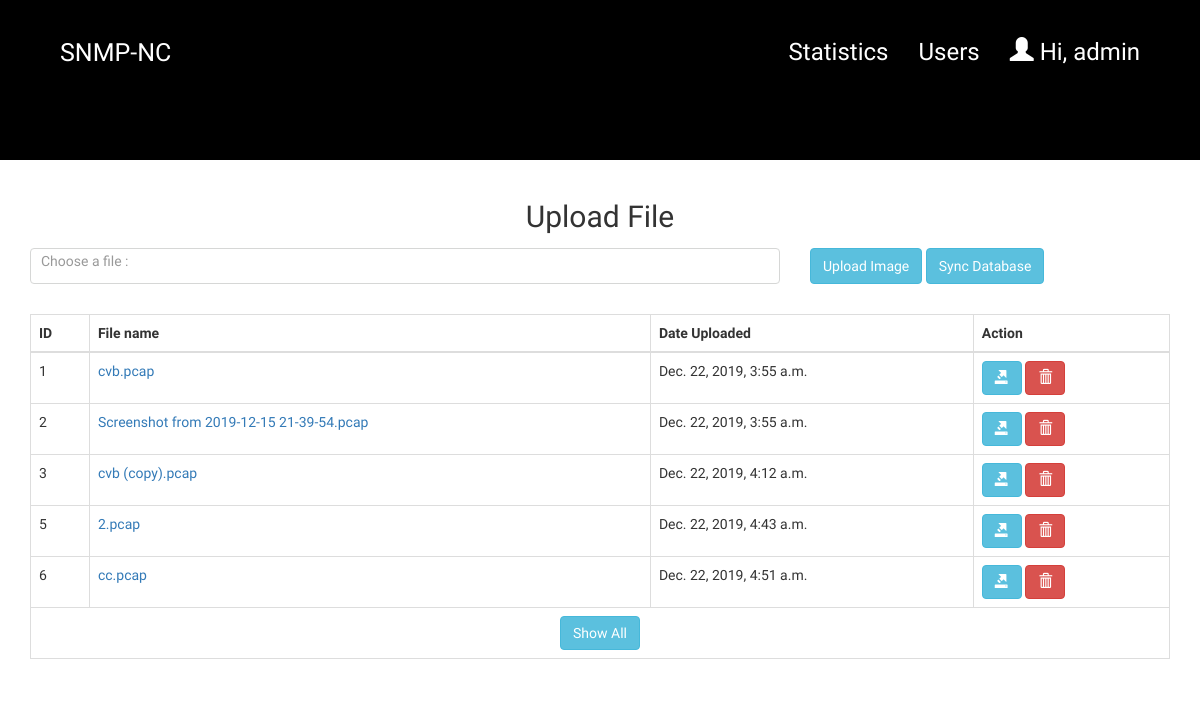
/home/upload/ (signed in), run on an earlier commit of the app's database.
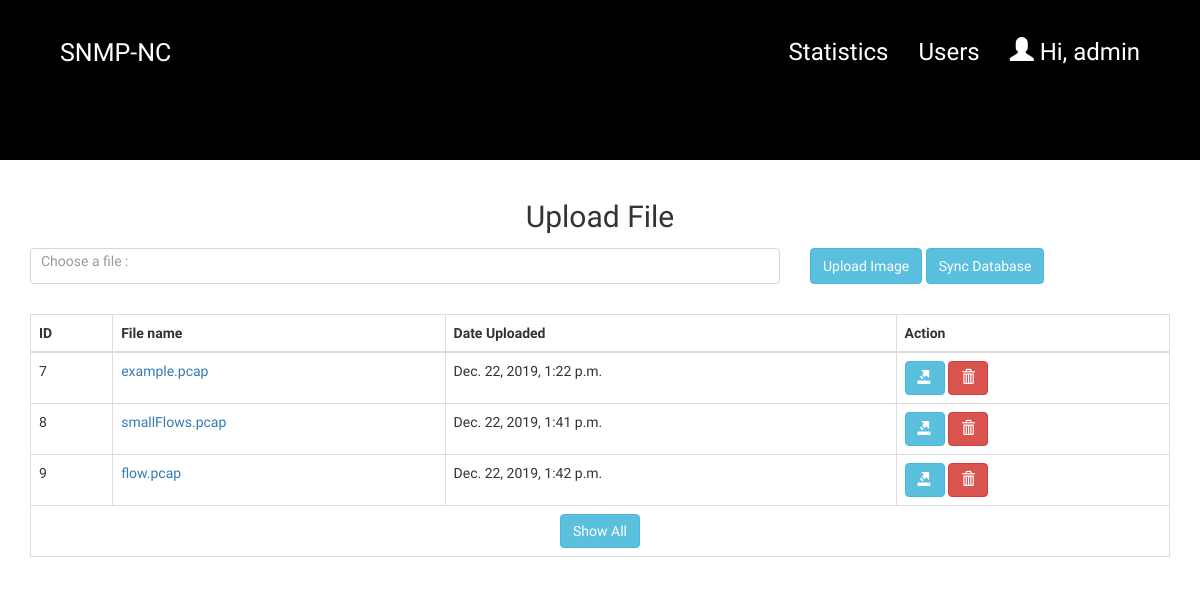
And on a later commit of the database.
### home/models.py (models this page shows)
class PCAP(models.Model):
    file_name = models.CharField(max_length=200)
    pub_date = models.DateTimeField('date published')
    json_data = models.CharField(max_length=40000, default='')

### home/views.py (the view, shortened to what this page needs)
# urls.py: path('upload/', views.pcap, name='pcap'),
@csrf_exempt
def pcap(req):
  ctx = {}
  ctx['user_data'] = auth_ctx(req)
  if ctx['user_data']:
    syncdb()
  else:
    return redirect('user_login')
  ctx['list_files'] = PCAP.objects.all()
  return render(req, 'home/upload-base.html', ctx)

### home/views.py (called while the page is built)
def auth_ctx(req):
  if req.user.is_authenticated:
    return {
      'username': req.user.username,
      'email': req.user.email,
      'is_superuser': req.user.is_superuser,
    }
  return None

def syncdb():
  for r, d, f in os.walk(UPLOAD_DIR):
    break
  for pfile in f:
    if pfile.endswith('.pcap'):
      try:
        pc = PCAP.objects.get(file_name=pfile)
      except (KeyError, PCAP.DoesNotExist):
        pc=None
      pjs = toJSON(file_name=UPLOAD_DIR + '/' + pfile, limit=-1)
      if not pc:
        pc = PCAP(file_name=pfile, pub_date=timezone.now(), json_data=pjs)
      else:
        pc.json_data=pjs
      pc.save()
      try:
        copyfile(UPLOAD_DIR + '/' + pfile, UPLOAD_TMP_DIR + '/' + pfile)
        os.remove(UPLOAD_DIR + '/' + pfile)
      except:
        return 0
  return 1

### home/templates/home/upload-base.html (shortened to what this page needs)
{% extends 'home/base.html' %}
{% load add_attr %}
{% block home %}
    <section class="minhome" style="background-color: #000;"></section>
{% endblock %}
{% block container %}
<form action="{% url 'pcap' %}" method="post" enctype="multipart/form-data" class="container">
    <h2 class="form-group text-center">Upload File</h2>
    <div class="row form-group">
        <div class="col-xs-12 col-md-8">
            <span class="control-fileupload form-group">
              <label for="fileInput">Choose a file :</label>
            </span>
        </div>
        <div class="col-xs-12 col-md-4" style="height: 36px;">
            <input type="submit" class="btn btn-info" value="Upload Image" name="submit" style="height: 100%;">
            <input type="submit" class="btn btn-info" value="Sync Database" name="syncdb" style="height: 100%;">
        </div>
    </div>
    <div class="row">
        <div class="col-xs-12">
           <table class="table table-bordered table-responsive">
        <thead>
        <tr>
            <th>ID</th>
            <th>File name</th>
            <th>Date Uploaded</th>
            <th>Action</th>
        </tr>
        </thead>
        <tbody>
        {% for lf in list_files %}
        <tr>
            <td>{{ lf.id }}</td>
            <td><a href="{% url 'pcap-info' lf.id %}">{{ lf.file_name }}</a></td>
            <td>{{ lf.pub_date }}</td>
            <td>
            <a class="btn btn-info" href="{% url 'pcap-data' lf.id %}">
                <i class="glyphicon glyphicon-export"></i>
            </a>
            {% if  user_data.is_superuser %}
                <button class="btn btn-danger" name="delete_file" value="{{ lf.id }}">
                    <i class="glyphicon glyphicon-trash"></i>
                </button>
            {% endif %}
            </td>
        </tr>
        {% empty %}
            <td colspan="4" class="text-center"><span>Empty!!!</span></td>
        {% endfor %}
        {% if list_files %}
        <tr>
            <td colspan="4" class="text-center">
                <a class="btn btn-info" href="{% url 'pcap-all' %}">
                    Show All
                </a>
            </td>
        </tr>
        {% endif %}
        </tbody>
    </table>
        </div>
    </div>
</form>
{% endblock %}

### home/templates/home/base.html (shortened to what this page needs)
{% load static %}
{% load add_attr %}
<!DOCTYPE html>
<html lang="vi">
<head>
    <link rel="stylesheet" href="https://maxcdn.bootstrapcdn.com/bootstrap/3.3.7/css/bootstrap.min.css"
>
</head>
<body>
{% block navbar %}
<nav class="nav" style="z-index: 3;">
    <div class="container">
            <div class="logo">
                <a href="/">SNMP-NC</a>
            </div>
            <div id="mainListDiv" class="main_list">
                <ul class="navlinks">
                    {% if user_data %}
                    <li><a href="{% url 'pcap' %}">Statistics</a></li>
                    <li><a href="{% url 'users' %}">Users</a></li>
                    <li>
                        <div class="dropdown" id="dropdown-user">
                          <a class="dropdown-toggle" data-toggle="dropdown">
                              <span class="glyphicon glyphicon-user"></span> Hi, {{ user_data.username | default_if_none:'Noa' }}
                          </a>
                        </div>
                    </li>
                    {% else %}
                        <li><a href="{% url 'user_login' %}"><span class="glyphicon glyphicon-log-in"></span> Login</a></li>
                        <li><a href="{% url 'user_register' %}"><span class="glyphicon glyphicon-user"></span> Sign Up</a></li>
                    {% endif %}
                </ul>
            </div>
        </div>
</nav>
{% block home %}{% endblock %}
<link rel="stylesheet" href="{% static "home/css/beauty-menu.css" %}">
{% endblock %}
{% block container %}
{% endblock %}
</body>
</html>

### home/static/home/css/beauty-menu.css (style rules this page uses)
html, body { margin: 0; padding: 0; box-sizing: border-box; font-family: "Quicksand", sans-serif; }
.nav { width: 100%; height: 65px; position: fixed; line-height: 65px; text-align: center; }
.nav div.logo { float: left; width: auto; height: auto; padding-left: 3rem; }
.nav div.logo a { text-decoration: none; color: #fff; font-size: 2.5rem; }
.nav div.main_list { height: 65px; float: right; }
.nav div.main_list>ul { width: 100%; height: 65px; display: flex; list-style: none; margin: 0; padding: 0; }
.nav div.main_list>ul>li { width: auto; height: 65px; padding: 0; padding-right: 3rem; }
.nav div.main_list>ul>li a { text-decoration: none; color: #fff; line-height: 65px; font-size: 2.4rem; }
#dropdown-user a, #dropdown-user a:focus, #dropdown-user a:hover { background-color: transparent; cursor: pointer; }
.minhome { width: 100%; height: 20vh!important; background-position: center top; background-size:cover; margin-bottom: 20px; }
.nav { padding-top: 20px; padding-bottom: 20px; -webkit-transition: all 0.4s ease; transition: all 0.4s ease; }

### home/templates/home/upload-base.html (style rules this page uses)
.control-fileupload { display: block; border: 1px solid #d6d7d6; background: #FFF; border-radius: 4px; width: 100%; height: 36px; line-height: 36px; padding: 0px 10px 2px 10px; overflow: hidden; position: relative; }
label { line-height: 24px; color: #999999; font-size: 14px; font-weight: normal; overflow: hidden; white-space: nowrap; text-overflow: ellipsis; position: relative; z-index: 1; margin-right: 90px; margin-bottom: 0px; cursor: text; }

What changed in the data, as far as the page shows it:
removed PCAP: id "1", file_name "cvb.pcap", pub_date "Dec. 22, 2019, 3:55 a.m."
removed PCAP: id "2", file_name "Screenshot from 2019-12-15 21-39-54.pcap", pub_date "Dec. 22, 2019, 3:55 a.m."
removed PCAP: id "3", file_name "cvb (copy).pcap", pub_date "Dec. 22, 2019, 4:12 a.m."
removed PCAP: id "5", file_name "2.pcap", pub_date "Dec. 22, 2019, 4:43 a.m."
removed PCAP: id "6", file_name "cc.pcap", pub_date "Dec. 22, 2019, 4:51 a.m."
added PCAP: id "7", file_name "example.pcap", pub_date "Dec. 22, 2019, 1:22 p.m."
added PCAP: id "8", file_name "smallFlows.pcap", pub_date "Dec. 22, 2019, 1:41 p.m."
added PCAP: id "9", file_name "flow.pcap", pub_date "Dec. 22, 2019, 1:42 p.m."
